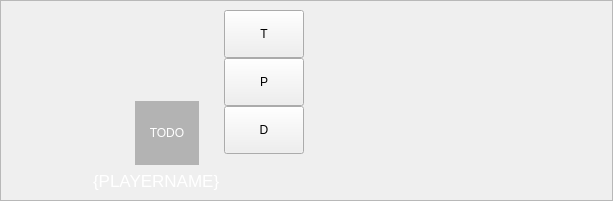
<ui version="4.0" >
 <class>LocalPlayerWidget</class>
 <widget class="QWidget" name="LocalPlayerWidget" >
  <property name="geometry" >
   <rect>
    <x>0</x>
    <y>0</y>
    <width>613</width>
    <height>201</height>
   </rect>
  </property>
  <property name="sizePolicy" >
   <sizepolicy vsizetype="Maximum" hsizetype="Preferred" >
    <horstretch>0</horstretch>
    <verstretch>0</verstretch>
   </sizepolicy>
  </property>
  <property name="minimumSize" >
   <size>
    <width>0</width>
    <height>0</height>
   </size>
  </property>
  <property name="baseSize" >
   <size>
    <width>0</width>
    <height>0</height>
   </size>
  </property>
  <property name="windowTitle" >
   <string>Form</string>
  </property>
  <layout class="QGridLayout" name="gridLayout" >
   <property name="margin" >
    <number>0</number>
   </property>
   <item row="0" column="0" >
    <widget class="QFrame" name="mainFrame" >
     <property name="minimumSize" >
      <size>
       <width>0</width>
       <height>0</height>
      </size>
     </property>
     <property name="frameShape" >
      <enum>QFrame::StyledPanel</enum>
     </property>
     <property name="lineWidth" >
      <number>2</number>
     </property>
     <layout class="QHBoxLayout" name="horizontalLayout_4" >
      <item>
       <layout class="QGridLayout" name="gridLayout_2" >
        <item row="0" column="0" >
         <layout class="QVBoxLayout" name="verticalLayout_2" >
          <item>
           <widget class="client::PlayerCharacterWidget" native="1" name="mp_characterWidget" />
          </item>
          <item>
           <spacer name="verticalSpacer_3" >
            <property name="orientation" >
             <enum>Qt::Vertical</enum>
            </property>
            <property name="sizeType" >
             <enum>QSizePolicy::Preferred</enum>
            </property>
            <property name="sizeHint" stdset="0" >
             <size>
              <width>20</width>
              <height>0</height>
             </size>
            </property>
           </spacer>
          </item>
         </layout>
        </item>
        <item row="0" column="1" >
         <layout class="QVBoxLayout" name="verticalLayout" >
          <item>
           <layout class="QHBoxLayout" name="horizontalLayout_3" >
            <item>
             <spacer name="horizontalSpacer_2" >
              <property name="orientation" >
               <enum>Qt::Horizontal</enum>
              </property>
              <property name="sizeType" >
               <enum>QSizePolicy::Minimum</enum>
              </property>
              <property name="sizeHint" stdset="0" >
               <size>
                <width>0</width>
                <height>20</height>
               </size>
              </property>
             </spacer>
            </item>
            <item>
             <widget class="client::CardWidget" native="1" name="mp_roleCardWidget" />
            </item>
            <item>
             <spacer name="horizontalSpacer_3" >
              <property name="orientation" >
               <enum>Qt::Horizontal</enum>
              </property>
              <property name="sizeType" >
               <enum>QSizePolicy::Minimum</enum>
              </property>
              <property name="sizeHint" stdset="0" >
               <size>
                <width>0</width>
                <height>20</height>
               </size>
              </property>
             </spacer>
            </item>
           </layout>
          </item>
          <item>
           <layout class="QHBoxLayout" name="horizontalLayout" >
            <item>
             <spacer name="horizontalSpacer_4" >
              <property name="orientation" >
               <enum>Qt::Horizontal</enum>
              </property>
              <property name="sizeType" >
               <enum>QSizePolicy::Minimum</enum>
              </property>
              <property name="sizeHint" stdset="0" >
               <size>
                <width>0</width>
                <height>20</height>
               </size>
              </property>
             </spacer>
            </item>
            <item>
             <widget class="QLabel" name="label" >
              <property name="sizePolicy" >
               <sizepolicy vsizetype="Fixed" hsizetype="Fixed" >
                <horstretch>0</horstretch>
                <verstretch>0</verstretch>
               </sizepolicy>
              </property>
              <property name="minimumSize" >
               <size>
                <width>64</width>
                <height>64</height>
               </size>
              </property>
              <property name="maximumSize" >
               <size>
                <width>64</width>
                <height>64</height>
               </size>
              </property>
              <property name="styleSheet" >
               <string notr="true" >background-color: rgba(0, 0, 0, 64);
color: white;
font: oblique 7pt "DejaVu Sans";</string>
              </property>
              <property name="text" >
               <string>TODO</string>
              </property>
              <property name="textFormat" >
               <enum>Qt::LogText</enum>
              </property>
              <property name="alignment" >
               <set>Qt::AlignCenter</set>
              </property>
             </widget>
            </item>
            <item>
             <spacer name="horizontalSpacer_5" >
              <property name="orientation" >
               <enum>Qt::Horizontal</enum>
              </property>
              <property name="sizeType" >
               <enum>QSizePolicy::Minimum</enum>
              </property>
              <property name="sizeHint" stdset="0" >
               <size>
                <width>0</width>
                <height>20</height>
               </size>
              </property>
             </spacer>
            </item>
           </layout>
          </item>
         </layout>
        </item>
        <item row="0" column="2" >
         <layout class="QVBoxLayout" name="verticalLayout_4" >
          <property name="spacing" >
           <number>0</number>
          </property>
          <item>
           <widget class="QPushButton" name="mp_buttonEndTurn" >
            <property name="sizePolicy" >
             <sizepolicy vsizetype="Fixed" hsizetype="Fixed" >
              <horstretch>0</horstretch>
              <verstretch>0</verstretch>
             </sizepolicy>
            </property>
            <property name="minimumSize" >
             <size>
              <width>48</width>
              <height>48</height>
             </size>
            </property>
            <property name="text" >
             <string>T</string>
            </property>
           </widget>
          </item>
          <item>
           <widget class="QPushButton" name="mp_buttonPass" >
            <property name="sizePolicy" >
             <sizepolicy vsizetype="Fixed" hsizetype="Fixed" >
              <horstretch>0</horstretch>
              <verstretch>0</verstretch>
             </sizepolicy>
            </property>
            <property name="minimumSize" >
             <size>
              <width>48</width>
              <height>48</height>
             </size>
            </property>
            <property name="text" >
             <string>P</string>
            </property>
           </widget>
          </item>
          <item>
           <widget class="QPushButton" name="mp_buttonDiscard" >
            <property name="enabled" >
             <bool>true</bool>
            </property>
            <property name="sizePolicy" >
             <sizepolicy vsizetype="Fixed" hsizetype="Fixed" >
              <horstretch>0</horstretch>
              <verstretch>0</verstretch>
             </sizepolicy>
            </property>
            <property name="minimumSize" >
             <size>
              <width>48</width>
              <height>48</height>
             </size>
            </property>
            <property name="text" >
             <string>D</string>
            </property>
            <property name="checkable" >
             <bool>true</bool>
            </property>
           </widget>
          </item>
          <item>
           <spacer name="verticalSpacer_4" >
            <property name="orientation" >
             <enum>Qt::Vertical</enum>
            </property>
            <property name="sizeType" >
             <enum>QSizePolicy::MinimumExpanding</enum>
            </property>
            <property name="sizeHint" stdset="0" >
             <size>
              <width>20</width>
              <height>0</height>
             </size>
            </property>
           </spacer>
          </item>
         </layout>
        </item>
        <item row="1" column="0" colspan="3" >
         <layout class="QHBoxLayout" name="horizontalLayout_2" >
          <item>
           <widget class="QLabel" name="mp_labelPlayerName" >
            <property name="sizePolicy" >
             <sizepolicy vsizetype="Fixed" hsizetype="Fixed" >
              <horstretch>0</horstretch>
              <verstretch>0</verstretch>
             </sizepolicy>
            </property>
            <property name="font" >
             <font>
              <pointsize>13</pointsize>
             </font>
            </property>
            <property name="styleSheet" >
             <string notr="true" >color: white;</string>
            </property>
            <property name="text" >
             <string>{PLAYERNAME}</string>
            </property>
            <property name="scaledContents" >
             <bool>false</bool>
            </property>
           </widget>
          </item>
         </layout>
        </item>
       </layout>
      </item>
      <item>
       <layout class="QVBoxLayout" name="verticalLayout_3" >
        <item>
         <widget class="client::CardList" native="1" name="mp_table" >
          <property name="sizePolicy" >
           <sizepolicy vsizetype="Fixed" hsizetype="Preferred" >
            <horstretch>0</horstretch>
            <verstretch>0</verstretch>
           </sizepolicy>
          </property>
         </widget>
        </item>
        <item>
         <spacer name="verticalSpacer" >
          <property name="orientation" >
           <enum>Qt::Vertical</enum>
          </property>
          <property name="sizeType" >
           <enum>QSizePolicy::Minimum</enum>
          </property>
          <property name="sizeHint" stdset="0" >
           <size>
            <width>0</width>
            <height>0</height>
           </size>
          </property>
         </spacer>
        </item>
        <item>
         <widget class="client::CardList" native="1" name="mp_hand" >
          <property name="sizePolicy" >
           <sizepolicy vsizetype="Fixed" hsizetype="Preferred" >
            <horstretch>0</horstretch>
            <verstretch>0</verstretch>
           </sizepolicy>
          </property>
         </widget>
        </item>
       </layout>
      </item>
     </layout>
    </widget>
   </item>
  </layout>
 </widget>
 <customwidgets>
  <customwidget>
   <class>client::PlayerCharacterWidget</class>
   <extends>QWidget</extends>
   <header>playercharacterwidget.h</header>
   <container>1</container>
  </customwidget>
  <customwidget>
   <class>client::CardList</class>
   <extends>QWidget</extends>
   <header>cardlist.h</header>
   <container>1</container>
  </customwidget>
  <customwidget>
   <class>client::CardWidget</class>
   <extends>QWidget</extends>
   <header>cardwidget.h</header>
   <container>1</container>
  </customwidget>
 </customwidgets>
 <resources/>
 <connections/>
</ui>
